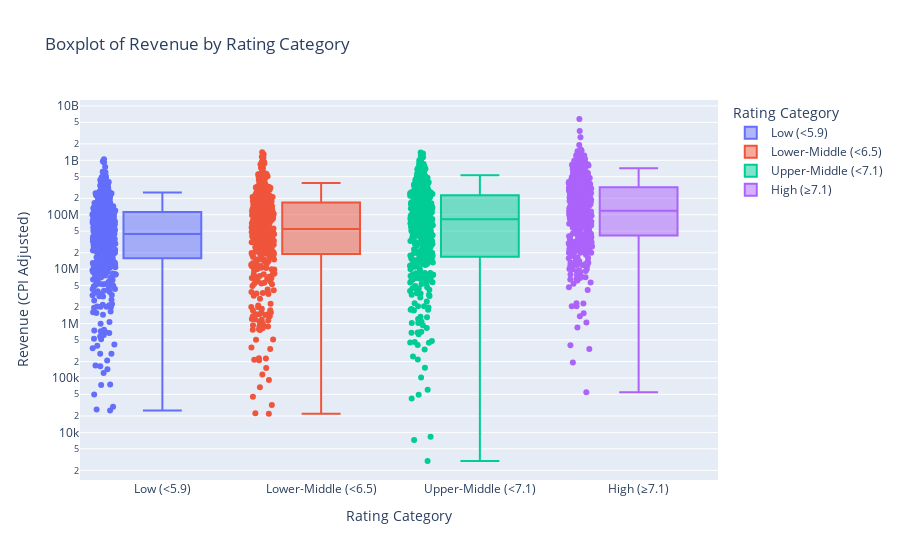

Notebook code for this chart:
### Markdown cell above
# 6. Quartiles group comparison

### Code cell
# Calculate quartiles
quartiles = data['averageRating'].quantile([0.25, 0.5, 0.75])

print("quartiles: ", quartiles)

# Function to categorize each movie based on its rating quartile
def rating_category(rating):
    if rating <= quartiles[0.25]:
        return f"Low (<{quartiles[0.25]:.1f})"
    elif rating <= quartiles[0.5]:
        return f"Lower-Middle (<{quartiles[0.5]:.1f})"
    elif rating <= quartiles[0.75]:
        return f"Upper-Middle (<{quartiles[0.75]:.1f})"
    else:
        return f"High (≥{quartiles[0.75]:.1f})"

# Apply the function to create a new column for rating category
data['RatingCategory'] = data['averageRating'].apply(rating_category)

# Group by the new category and calculate mean revenue and standard deviation
category_stats = data.groupby('RatingCategory')['revenue_final_adjusted'].agg(['mean', 'std'])

# Display the results
print(category_stats)

# Create the Plotly boxplot with specified category order and titles
fig = px.box(data, x='RatingCategory', y='revenue_final_adjusted', 
             title="Boxplot of Revenue by Rating Category",
             labels={'revenue_final_adjusted': 'Revenue (CPI Adjusted)', 'RatingCategory': 'Rating Category'},
             category_orders={
                 "RatingCategory": [
                     f"Low (<{quartiles[0.25]:.1f})", 
                     f"Lower-Middle (<{quartiles[0.5]:.1f})", 
                     f"Upper-Middle (<{quartiles[0.75]:.1f})", 
                     f"High (≥{quartiles[0.75]:.1f})"
                 ]
             },
             points='all', # to display all points
             color='RatingCategory')

# Update the layout to use a logarithmic scale for the y-axis
fig.update_layout(yaxis_type="log")

fig.show()
# Save the plot as HTML
fig.write_html("../html_graphics/fin_quartiles_box.html")

### Figure 1 — Plotly figure (JSON) as saved in the notebook; plotly's stock layout.template omitted (floating-point values rounded to 4 significant figures; data arrays with more than 128 entries replaced by an {"elided": "..."} marker saying what was removed)
{"data": [{"alignmentgroup": "True", "boxpoints": "all", "hovertemplate": "Rating Category=%{x}<br>Revenue (CPI Adjusted)=%{y}<extra></extra>", "legendgroup": "Low (<5.9)", "marker": {"color": "#636efa"}, "name": "Low (<5.9)", "notched": false, "offsetgroup": "Low (<5.9)", "orientation": "v", "showlegend": true, "type": "box", "x": {"elided": "488 str values"}, "x0": " ", "xaxis": "x", "y": {"elided": "488 int values"}, "y0": " ", "yaxis": "y"}, {"alignmentgroup": "True", "boxpoints": "all", "hovertemplate": "Rating Category=%{x}<br>Revenue (CPI Adjusted)=%{y}<extra></extra>", "legendgroup": "Lower-Middle (<6.5)", "marker": {"color": "#EF553B"}, "name": "Lower-Middle (<6.5)", "notched": false, "offsetgroup": "Lower-Middle (<6.5)", "orientation": "v", "showlegend": true, "type": "box", "x": {"elided": "418 str values"}, "x0": " ", "xaxis": "x", "y": {"elided": "418 int values"}, "y0": " ", "yaxis": "y"}, {"alignmentgroup": "True", "boxpoints": "all", "hovertemplate": "Rating Category=%{x}<br>Revenue (CPI Adjusted)=%{y}<extra></extra>", "legendgroup": "Upper-Middle (<7.1)", "marker": {"color": "#00cc96"}, "name": "Upper-Middle (<7.1)", "notched": false, "offsetgroup": "Upper-Middle (<7.1)", "orientation": "v", "showlegend": true, "type": "box", "x": {"elided": "414 str values"}, "x0": " ", "xaxis": "x", "y": {"elided": "414 int values"}, "y0": " ", "yaxis": "y"}, {"alignmentgroup": "True", "boxpoints": "all", "hovertemplate": "Rating Category=%{x}<br>Revenue (CPI Adjusted)=%{y}<extra></extra>", "legendgroup": "High (≥7.1)", "marker": {"color": "#ab63fa"}, "name": "High (≥7.1)", "notched": false, "offsetgroup": "High (≥7.1)", "orientation": "v", "showlegend": true, "type": "box", "x": {"elided": "432 str values"}, "x0": " ", "xaxis": "x", "y": {"elided": "432 int values"}, "y0": " ", "yaxis": "y"}], "layout": {"boxmode": "overlay", "legend": {"title": {"text": "Rating Category"}, "tracegroupgap": 0}, "title": {"text": "Boxplot of Revenue by Rating Category"}, "xaxis": {"anchor": "y", "categoryarray": ["Low (<5.9)", "Lower-Middle (<6.5)", "Upper-Middle (<7.1)", "High (≥7.1)"], "categoryorder": "array", "domain": [0, 1], "title": {"text": "Rating Category"}}, "yaxis": {"anchor": "x", "domain": [0, 1], "title": {"text": "Revenue (CPI Adjusted)"}, "type": "log"}}}
